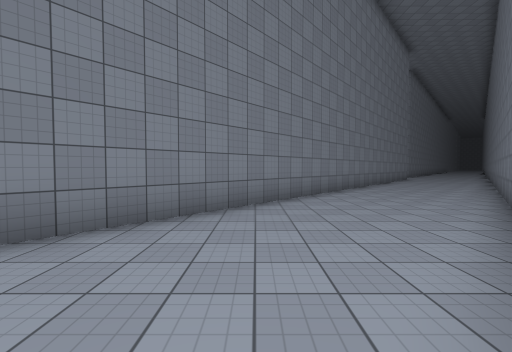
[1] (above)

16 first-person views from a walk through a 3-D level made in the Unity game engine. The camera is 1.5 m above the floor, tilts 2° down and sees 90° across. The floor is counted in squares, 2 m on a side. Each view is taken from the middle of a square. On the plan, view 1 faces up. The plan holds only what a view shows up to about 9 squares ahead; the rest is blank. The place goes on beyond the plan. The player character is not drawn. Surface patterns are stand-ins for the level's own textures.

[2]
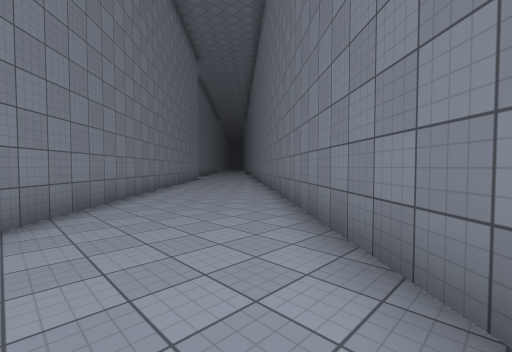

[3]
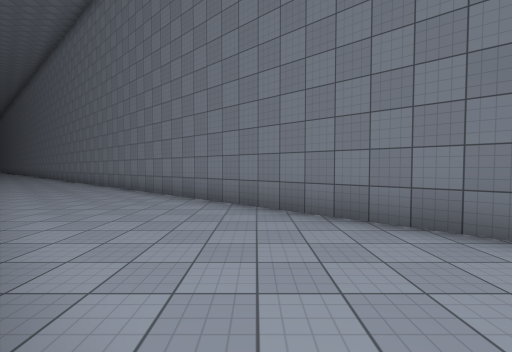

[4]
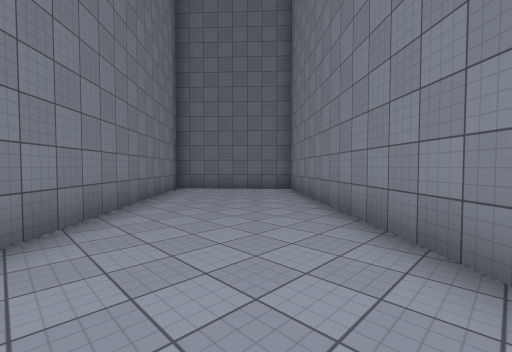

[5]
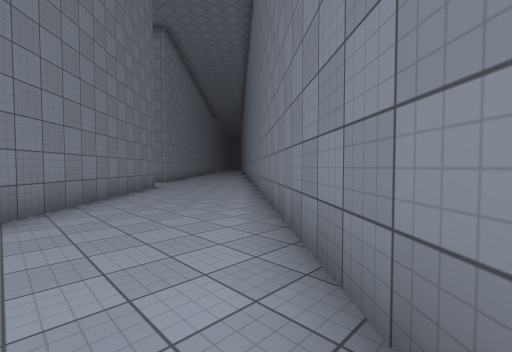

[6]
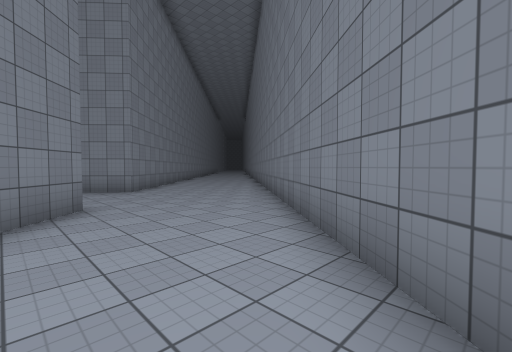

[7]
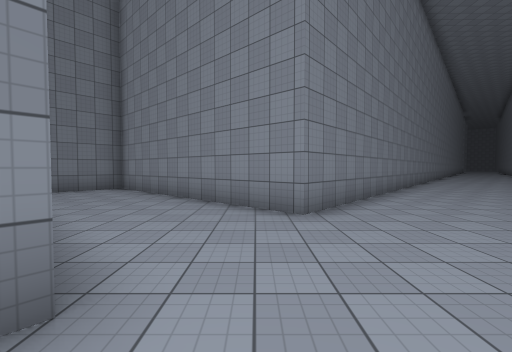

[8]
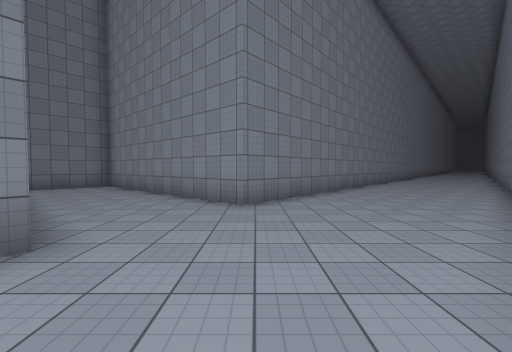

[9]
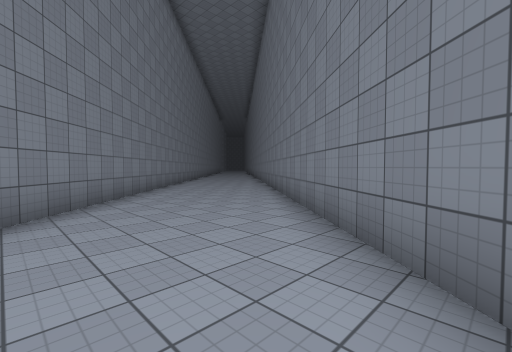

[10]
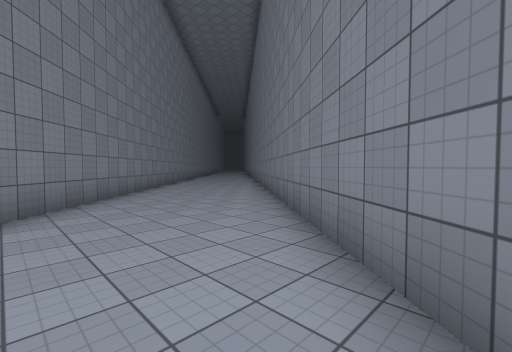

[11]
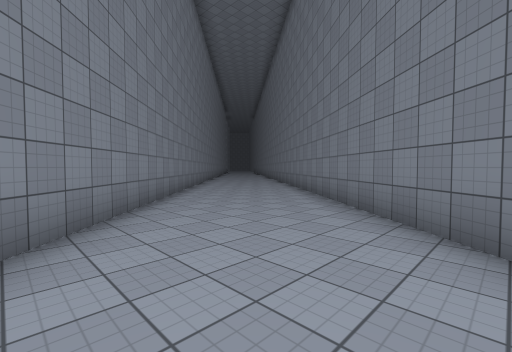

[12]
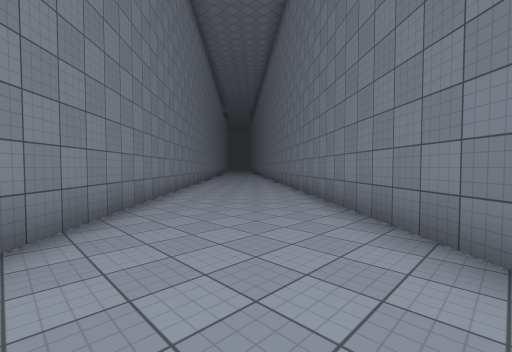

[13]
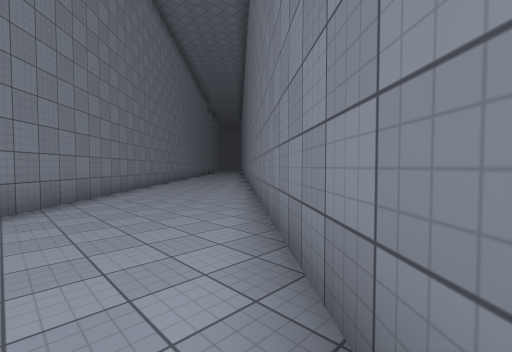

[14]
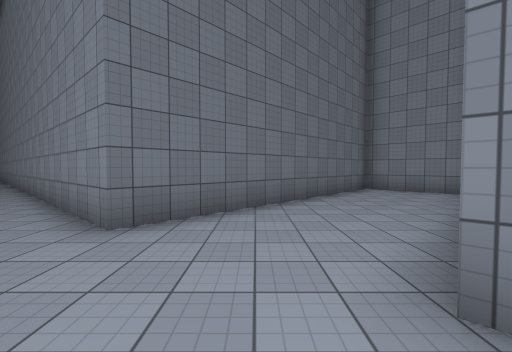

[15]
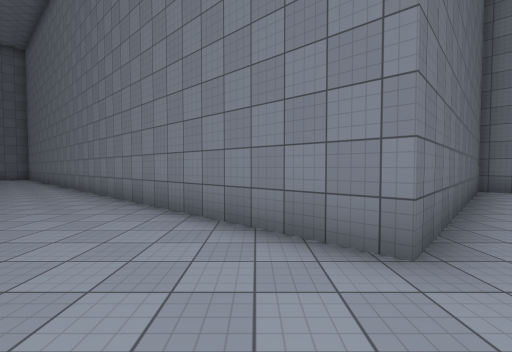

[16]
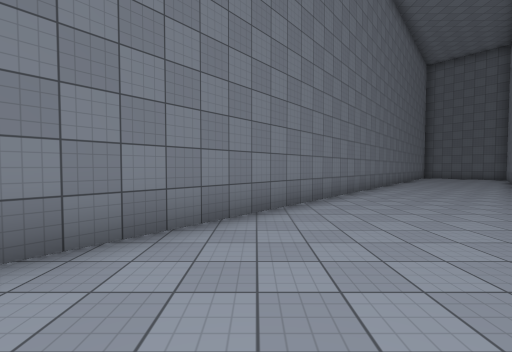

### Floor plan
Points are (right, up) in squares from view 1. A wall is a line through its corners. A room is listed if a view was taken in it or the views show most of it. See-through windows are left out.
Room 1 (views 1, 2)
walls: (-1, 4) (-4, 0.7) (-1.4, -2.3) (3.2, 3)
ways out: opening at (1, 4) to room 2
Room 2 (views 3, 4, 5, 6)
walls: (6.2, 12.2) (-1, 4); (3.2, 3) (10.1, 10.9)
ways out: opening at (1, 4) to room 1; opening at (8, 12) to room 3
Room 3 (views 7, 8, 9, 10, 11, 12, 13, 14, 15, 16)
walls: (10.1, 10.9) (25.3, 28.4); (22.8, 31.5) (10.8, 18) (5.3, 22.9) (3.2, 20.8) (9, 15.3) (6.2, 12.2)
ways out: opening at (8, 12) to room 2

Positions as (right, up) in squares from view 1, and headings:
1: (0, 0), facing up
2: (0, 1), facing up-right
3: (1, 6), facing right
4: (3, 6), facing down-left
5: (5, 6), facing up-right
6: (8, 10), facing up-right
7: (10, 14), facing up
8: (11, 13), facing up
9: (12, 15), facing up-right
10: (15, 18), facing up-right
11: (16, 21), facing up-right
12: (18, 23), facing up-right
13: (20, 23), facing up-right
14: (12, 17), facing left
15: (11, 14), facing left
16: (10, 15), facing down
